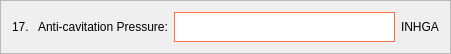
           <widget class="QFrame" name="frame_5">
            <property name="geometry">
             <rect>
              <x>90</x>
              <y>120</y>
              <width>451</width>
              <height>51</height>
             </rect>
            </property>
            <property name="frameShape">
             <enum>QFrame::StyledPanel</enum>
            </property>
            <property name="frameShadow">
             <enum>QFrame::Raised</enum>
            </property>
            <layout class="QHBoxLayout" name="horizontalLayout_5">
             <item>
              <widget class="QLabel" name="label_5">
               <property name="styleSheet">
                <string notr="true">color: black;
font: 12pt &quot;Segoe UI&quot;;</string>
               </property>
               <property name="text">
                <string>17. </string>
               </property>
              </widget>
             </item>
             <item>
              <widget class="QLabel" name="label_2">
               <property name="styleSheet">
                <string notr="true">color: black;
font: 12pt &quot;Segoe UI&quot;;</string>
               </property>
               <property name="text">
                <string>Anti-cavitation Pressure:</string>
               </property>
              </widget>
             </item>
             <item>
              <widget class="QLineEdit" name="nombre_line_edit_2">
               <property name="minimumSize">
                <size>
                 <width>0</width>
                 <height>30</height>
                </size>
               </property>
               <property name="styleSheet">
                <string notr="true">background-color: white;
border: 1px solid #ff6e40;</string>
               </property>
              </widget>
             </item>
             <item>
              <widget class="QLabel" name="label_6">
               <property name="styleSheet">
                <string notr="true">color: black;
font: 12pt &quot;Segoe UI&quot;;</string>
               </property>
               <property name="text">
                <string>INHGA</string>
               </property>
              </widget>
             </item>
            </layout>
           </widget>
